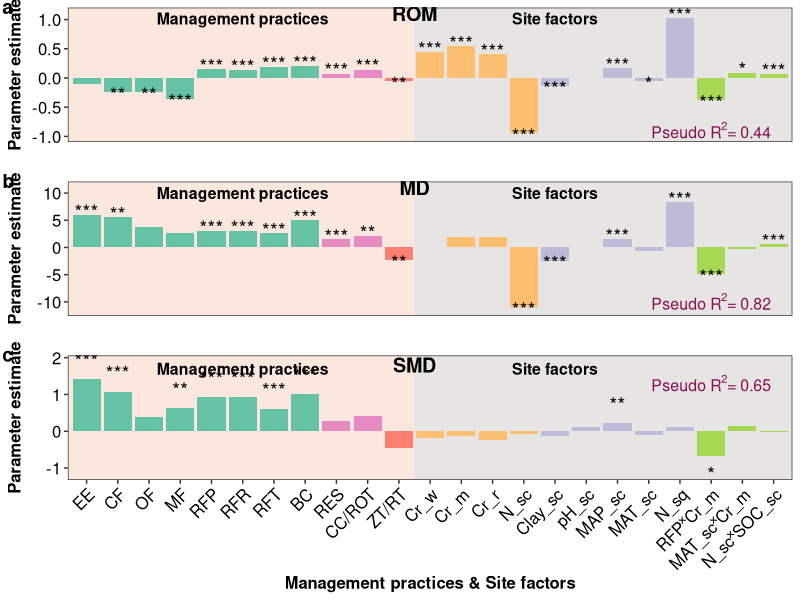

R code for this plot:
# Figure 3

# require packages
library(ggpubr)
library(data.table)

# --- ROM Method -----

# load data from Excel file
d1 <- readxl::read_xlsx('articles/ncoms23/Database.xlsx',sheet = "Figure3a")
d1 <- as.data.table(d1)

# set moderater levels
mlevels <- c("EE","CF","OF","MF","RFP","RFR", "RFT","BC", "RES","CC/ROT","ZT/RT","Cr_w",
             "Cr_m","Cr_r","N_sc","Clay_sc","pH_sc","MAP_sc","MAT_sc","N_sq","RFP˟Cr_m",
             "MAT_sc˟Cr_m","N_sc˟SOC_sc")
d1[,Moderator1 := factor(Moderator1, levels = mlevels)]

# add labels for p value in the figure
d1[,p_value2 := as.numeric(gsub("<( )?","",p_value))]
d1[p_value2 >= 0.05,plab := '']
d1[p_value2 >= 0.01 & p_value2 < 0.05, plab:='*']
d1[p_value2 >= 0.001 & p_value2 < 0.01, plab:='**']
d1[p_value2 >= 0.0001 & p_value2 < 0.001, plab:='***']

# add label position for p value
d1[, plabpos := Parameter_estimate + fifelse(Parameter_estimate < 0, -1,1)*0.05]

# plot the figure (a)
p1 <- ggplot(d1,aes(Moderator1,Parameter_estimate))+
      geom_col()+ theme_bw()+
      theme(panel.grid=element_blank())+
      geom_rect(aes(ymin = -Inf, xmin = -Inf, ymax = Inf, xmax = 11.5), fill = "#FBE7DD")+
      geom_rect(aes(ymin = -Inf, xmin = 11.5, ymax = Inf, xmax = Inf), fill = "#E6E5E3")+
      geom_col(fill = c(rep("#66c2a5", 8),rep("#e78ac3",2),"#fb8072", rep("#fdbf6f",4),
                        rep("#bebada",5),rep("#a6d854",3)))+
      xlab("")+ ylab("Parameter estimate")+
      theme(legend.position ="none",
            axis.title = element_text(size=12, colour="black", face = "bold"),
            axis.text.x = element_blank(),
            axis.ticks.x= element_blank(),
            axis.text.y = element_text(size=12, colour="black"))+
      annotate("text",x=1:nrow(d1),y= d1$plabpos, label = d1$plab,size=5)+
      annotate("text",x=11.5,y=1.1,label="ROM",size=5, fontface = "bold", colour="black")+
      annotate("text",x=6,y=1.02,label="Management practices",size=4, fontface = "bold", colour="black")+
      annotate("text",x=16,y=1.02,label="Site factors",size=4, fontface = "bold", colour="black")+
      annotate("text",x=21,y=-0.9,label= expression(paste(Pseudo~R^2,"= 0.44")), size=4,
               fontface = "bold", colour="deeppink4")



# ---  MD Method ----

# load in the data
d2 <- readxl::read_xlsx('articles/ncoms23/Database.xlsx',sheet = "Figure3b")
d2 <- as.data.table(d2)

# set moderater levels
mlevels <- c("EE","CF","OF","MF","RFP","RFR", "RFT","BC", "RES","CC/ROT","ZT/RT","Cr_w",
             "Cr_m","Cr_r","N_sc","Clay_sc","pH_sc","MAP_sc","MAT_sc","N_sq","RFP˟Cr_m",
             "MAT_sc˟Cr_m","N_sc˟SOC_sc")
d2[,Moderator1 := factor(Moderator1, levels = mlevels)]

# add labels for p value in the figure
d2[,p_value2 := as.numeric(gsub("<( )?","",p_value))]
d2[p_value2 >= 0.05,plab := '']
d2[p_value2 >= 0.01 & p_value2 < 0.05, plab:='*']
d2[p_value2 >= 0.001 & p_value2 < 0.01, plab:='**']
d2[p_value2 >= 0.0001 & p_value2 < 0.001, plab:='***']

# add label position for p value
d2[, plabpos := Parameter_estimate + fifelse(Parameter_estimate < 0, -1,1)*0.5]

# plot the figure (b)
p2 <- ggplot(d2,aes(Moderator1, Parameter_estimate))+
      geom_col()+
      theme_bw()+
      theme(panel.grid=element_blank())+
      geom_rect(aes(ymin = -Inf, xmin = -Inf, ymax = Inf, xmax = 11.5), fill = "#FBE7DD")+
      geom_rect(aes(ymin = -Inf, xmin = 11.5, ymax = Inf, xmax = Inf), fill = "#E6E5E3")+
      geom_col(fill =  c(rep("#66c2a5", 8),rep("#e78ac3",2),"#fb8072", rep("#fdbf6f",4),
                         rep("#bebada",5),rep("#a6d854",3))) +
      xlab("")+
      ylab("Parameter estimate")+
      theme(legend.position ="none",
            axis.title = element_text(size=12, colour="black", face = "bold"),
            axis.text.x = element_blank(),
            axis.ticks.x=element_blank(),
            axis.text.y = element_text(size=12, colour="black"))+
      annotate("text",x=1:nrow(d2),y= d2$plabpos, label = d2$plab,size=5)+
      annotate("text",x=11.5,y=11,label="MD",size=5, fontface = "bold", colour="black")+
      annotate("text",x=6,y=10,label="Management practices",size=4, fontface = "bold", colour="black")+
      annotate("text",x=16,y=10,label="Site factors",size=4, fontface = "bold", colour="black")+
      annotate("text",x=21,y=-10,label= expression(paste(Pseudo~R^2,"= 0.82")), size=4, fontface = "bold", colour="deeppink4")

# --- SMD Method -----

# load in the data
d3 <- readxl::read_xlsx('articles/ncoms23/Database.xlsx',sheet = "Figure3c")
d3 <- as.data.table(d3)

# set moderater levels
mlevels <- c("EE","CF","OF","MF","RFP","RFR", "RFT","BC", "RES","CC/ROT","ZT/RT","Cr_w",
             "Cr_m","Cr_r","N_sc","Clay_sc","pH_sc","MAP_sc","MAT_sc","N_sq","RFP˟Cr_m",
             "MAT_sc˟Cr_m","N_sc˟SOC_sc")
d3[,Moderator1 := factor(Moderator1, levels = mlevels)]

# add labels for p value in the figure
setnames(d3,'z_value','p_value')
d3[,p_value2 := as.numeric(gsub("<( )?","",p_value))]
d3[p_value2 >= 0.05,plab := '']
d3[p_value2 >= 0.01 & p_value2 < 0.05, plab:='*']
d3[p_value2 >= 0.001 & p_value2 < 0.01, plab:='**']
d3[p_value2 >= 0.0001 & p_value2 < 0.001, plab:='***']

# add label position for p value
d3[, plabpos := Parameter_estimate + fifelse(Parameter_estimate < 0, -1,1)*0.5]

# plot the figure (c)
p3 <- ggplot(d3,aes(Moderator1,Parameter_estimate))+
      geom_col()+
      theme_bw()+
      theme(panel.grid=element_blank())+
      geom_rect(aes(ymin = -Inf, xmin = -Inf, ymax = Inf, xmax = 11.5), fill = "#FBE7DD")+
      geom_rect(aes(ymin = -Inf, xmin = 11.5, ymax = Inf, xmax = Inf), fill = "#E6E5E3")+
      geom_col(fill = c(rep("#66c2a5", 8),rep("#e78ac3",2),"#fb8072", rep("#fdbf6f",4),
                        rep("#bebada",5),rep("#a6d854",3)))+
      xlab("Management practices & Site factors")+
      ylab("Parameter estimate")+
      theme(legend.position ="none",
            axis.title = element_text(size=12, face = "bold", colour="black"),
            axis.text.x = element_text(size=12,angle = 45, hjust = 1, vjust = 1, colour="black"),
            axis.text.y = element_text(size=12, colour="black"))+
      annotate("text",x=1:nrow(d3),y= d3$plabpos, label = d3$plab,size=5) +
      annotate("text",x=11.5,y=1.8,label="SMD",size=5, fontface = "bold", colour="black")+
      annotate("text",x=6,y=1.7,label="Management practices",size=4, fontface = "bold", colour="black")+
      annotate("text",x=16,y=1.7,label="Site factors",size=4, fontface = "bold", colour="black")+
      annotate("text",x=21,y=1.3,label= expression(paste(Pseudo~R^2,"= 0.65")), size=4, fontface = "bold", colour="deeppink4")

# arrage plots into one figure
p<- ggarrange(p1, p2, p3, ncol = 1, nrow = 3,align = "v",heights = c(2,2,2.9),
             labels = c("a", "b","c"), font.label=list(size=14, color = "black", face = "bold"), label.x = 0, label.y = 1,hjust = -0.2, vjust = 1)

# save the plot into directory products
ggsave(plot = p, file = "products/meta_regression.png", width = 180, height = 210, units = "mm")

